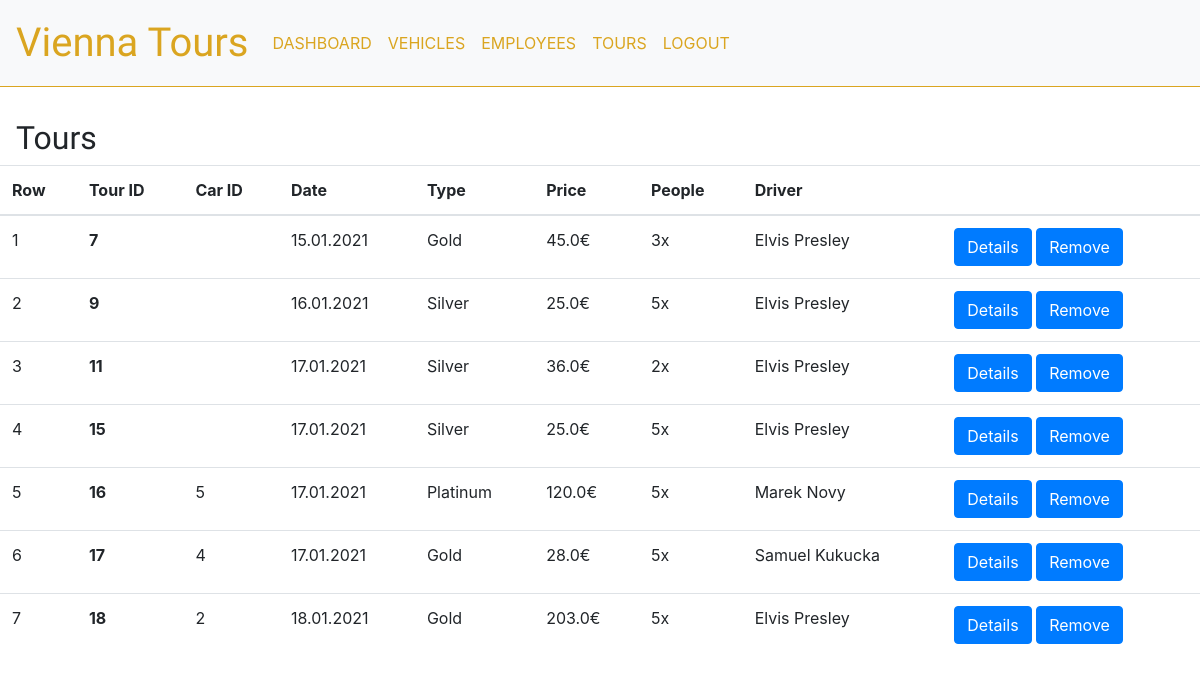
Page /supervisor/tours/ (signed in) on the committed database.
### supervisor/models.py (models this page shows, shortened)
class Tour(models.Model):
    TOUR_CHOICES = (('Silver', 'Silver'), ('Gold', 'Gold'), ('Platinum', 'Platinum'))
    driverID = models.ForeignKey(User, null=True, on_delete=models.SET_NULL)  #TODO change to something else. If User is deleted, delete tours?
    carID = models.ForeignKey(Car, null=True, on_delete=models.SET_NULL) #TODO change to something else
    date = models.DateTimeField(default=timezone.now)
    duration = models.FloatField()
    tourType = models.CharField(max_length=20, choices=TOUR_CHOICES, default='Silver')
    people = models.IntegerField()
    price = models.FloatField()

class Car(models.Model):
    plate = models.CharField(max_length=4, unique=True)
    photoOption = models.ImageField(default='car-black.jpg', upload_to='cars_pics/')

### supervisor/views.py (the view)
# urls.py: path('tours/', ToursListsView.as_view(), name='supervisor-tours-list'),
class ToursListsView(ListView):
    model = Tour
    template_name = 'supervisor/tours_list.html'
    context_object_name = 'tours'
    def get_queryset(self):
        return Tour.objects.all()

### supervisor/templates/supervisor/tours_list.html
{% extends "nav.html" %}
{% block content %}
<div class="table-header">
    <h2>Tours</h2>
</div>
<table class="table p-2">
    <thead>
        <tr>
            <th scope="col">Row</th>
            <th scope="col">Tour ID</th>
            <th scope="col">Car ID</th>
            <th scope="col">Date</th>
            <th scope="col">Type</th>
            <th scope="col">Price</th>
            <th scope="col">People</th>
            <th scope="col">Driver</th>
            <th scope="col"></th>
        </tr>
    </thead>
    <tbody>
        {% for tour in tours %}
        <tr>
            <td>{{forloop.counter}}</td>
            <th scope="row">{{ tour.id }}</th>
            <td>{{ tour.carID.id }}</td>
            <td>{{ tour.date|date:"d.m.Y" }}</td>
            <td>{{ tour.tourType }}</td>
            <td>{{ tour.price }}€</td>
            <td>{{ tour.people }}x</td>
            <td>{{ tour.driverID.get_full_name }}</td>
            <td>
                <a class="btn btn-primary" href="{% url 'supervisor-tour-details' tour.id %}">Details</a>
                <a class="btn btn-primary" href="{% url 'supervisor-tour-delete' tour.id %}">Remove</a>
            </td>
        </tr>
        {% endfor %}
    </tbody>
</table>
{% endblock content %}

### supervisor/static/styles/style.css (style rules this page uses)
body { padding-bottom: 5em; }
.table-header { margin-top: 2em; margin-left: 1em; font-family: 'Raleway', sans-serif; }
body { font-family: "Lato", sans-serif; }

### rows in the picture
Tour: id "7", date "15.01.2021", tourType "Gold", price "45.0", people "3", driverID.get_full_name "Elvis Presley"
Tour: id "9", date "16.01.2021", tourType "Silver", price "25.0", people "5", driverID.get_full_name "Elvis Presley"
Tour: id "11", date "17.01.2021", tourType "Silver", price "36.0", people "2", driverID.get_full_name "Elvis Presley"
Tour: id "15", date "17.01.2021", tourType "Silver", price "25.0", people "5", driverID.get_full_name "Elvis Presley"
Tour: id "16", carID.id "5", date "17.01.2021", tourType "Platinum", price "120.0", people "5", driverID.get_full_name "Marek Novy"
Tour: id "17", carID.id "4", date "17.01.2021", tourType "Gold", price "28.0", people "5", driverID.get_full_name "Samuel Kukucka"
Tour: id "18", carID.id "2", date "18.01.2021", tourType "Gold", price "203.0", people "5", driverID.get_full_name "Elvis Presley"
